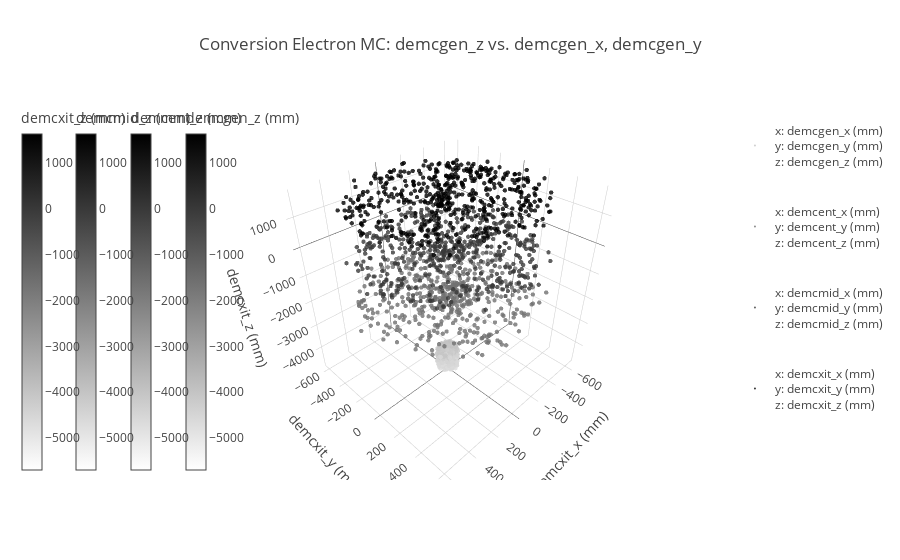

Notebook code for this chart:
### Code cell
# greyscale plot
X = [df_sam[x_gen],df_sam[x_ent],df_sam[x_mid],df_sam[x_xit],]
Y = [df_sam[y_gen],df_sam[y_ent],df_sam[y_mid],df_sam[y_xit],]
Z = [df_sam[z_gen],df_sam[z_ent],df_sam[z_mid],df_sam[z_xit],]
scatter3d(X,Y,Z,units_list=units[:-1], colors_list=colors[:-1], min_color_list=min_scale,max_color_list=max_scale,opacity_list=list(0.8*np.ones(4)), size_list = list(1.5*np.ones(4)), title='Conversion Electron MC:', reverse_scale=True,inline=True)

### Figure 1 — Plotly figure (JSON) as saved in the notebook; plotly's stock layout.template omitted (floating-point values rounded to 4 significant figures; data arrays with more than 128 entries replaced by an {"elided": "..."} marker saying what was removed)
{"data": [{"marker": {"cauto": false, "cmax": 1639.0, "cmin": -5700.0, "color": {"elided": "500 float values"}, "colorbar": {"thickness": 20, "title": "demcgen_z (mm)", "x": 0, "y": 0.5}, "colorscale": "Greys", "opacity": 0.8, "reversescale": true, "size": 1.5}, "mode": "markers", "name": "<br>x: demcgen_x (mm)<br>y: demcgen_y (mm)<br>z: demcgen_z (mm)<br>", "type": "scatter3d", "uid": "b1fb86ba-8eb0-4099-859a-e5fd981f6de8", "x": {"elided": "500 float values"}, "y": {"elided": "500 float values"}, "z": {"elided": "500 float values"}}, {"marker": {"cauto": false, "cmax": 1639.0, "cmin": -5700.0, "color": {"elided": "500 float values"}, "colorbar": {"thickness": 20, "title": "demcent_z (mm)", "x": -0.1, "y": 0.5}, "colorscale": "Greys", "opacity": 0.8, "reversescale": true, "size": 1.5}, "mode": "markers", "name": "<br>x: demcent_x (mm)<br>y: demcent_y (mm)<br>z: demcent_z (mm)<br>", "type": "scatter3d", "uid": "05461d86-850f-4499-9263-605a9a257953", "x": {"elided": "500 float values"}, "y": {"elided": "500 float values"}, "z": {"elided": "500 float values"}}, {"marker": {"cauto": false, "cmax": 1639.0, "cmin": -5700.0, "color": {"elided": "500 float values"}, "colorbar": {"thickness": 20, "title": "demcmid_z (mm)", "x": -0.2, "y": 0.5}, "colorscale": "Greys", "opacity": 0.8, "reversescale": true, "size": 1.5}, "mode": "markers", "name": "<br>x: demcmid_x (mm)<br>y: demcmid_y (mm)<br>z: demcmid_z (mm)<br>", "type": "scatter3d", "uid": "c2fb9da1-e07e-433d-a910-bd567463ce1f", "x": {"elided": "500 float values"}, "y": {"elided": "500 float values"}, "z": {"elided": "500 float values"}}, {"marker": {"cauto": false, "cmax": 1639.0, "cmin": -5700.0, "color": {"elided": "500 float values"}, "colorbar": {"thickness": 20, "title": "demcxit_z (mm)", "x": -0.3, "y": 0.5}, "colorscale": "Greys", "opacity": 0.8, "reversescale": true, "size": 1.5}, "mode": "markers", "name": "<br>x: demcxit_x (mm)<br>y: demcxit_y (mm)<br>z: demcxit_z (mm)<br>", "type": "scatter3d", "uid": "ba35e05c-a94a-41c2-8213-ed377b2f682d", "x": {"elided": "500 float values"}, "y": {"elided": "500 float values"}, "z": {"elided": "500 float values"}}], "layout": {"scene": {"aspectmode": "manual", "aspectratio": {"x": 1, "y": 0.9541, "z": 1}, "xaxis": {"title": "demcxit_x (mm)"}, "yaxis": {"title": "demcxit_y (mm)"}, "zaxis": {"title": "demcxit_z (mm)"}}, "showlegend": true, "title": "Conversion Electron MC: demcgen_z vs. demcgen_x, demcgen_y"}}
